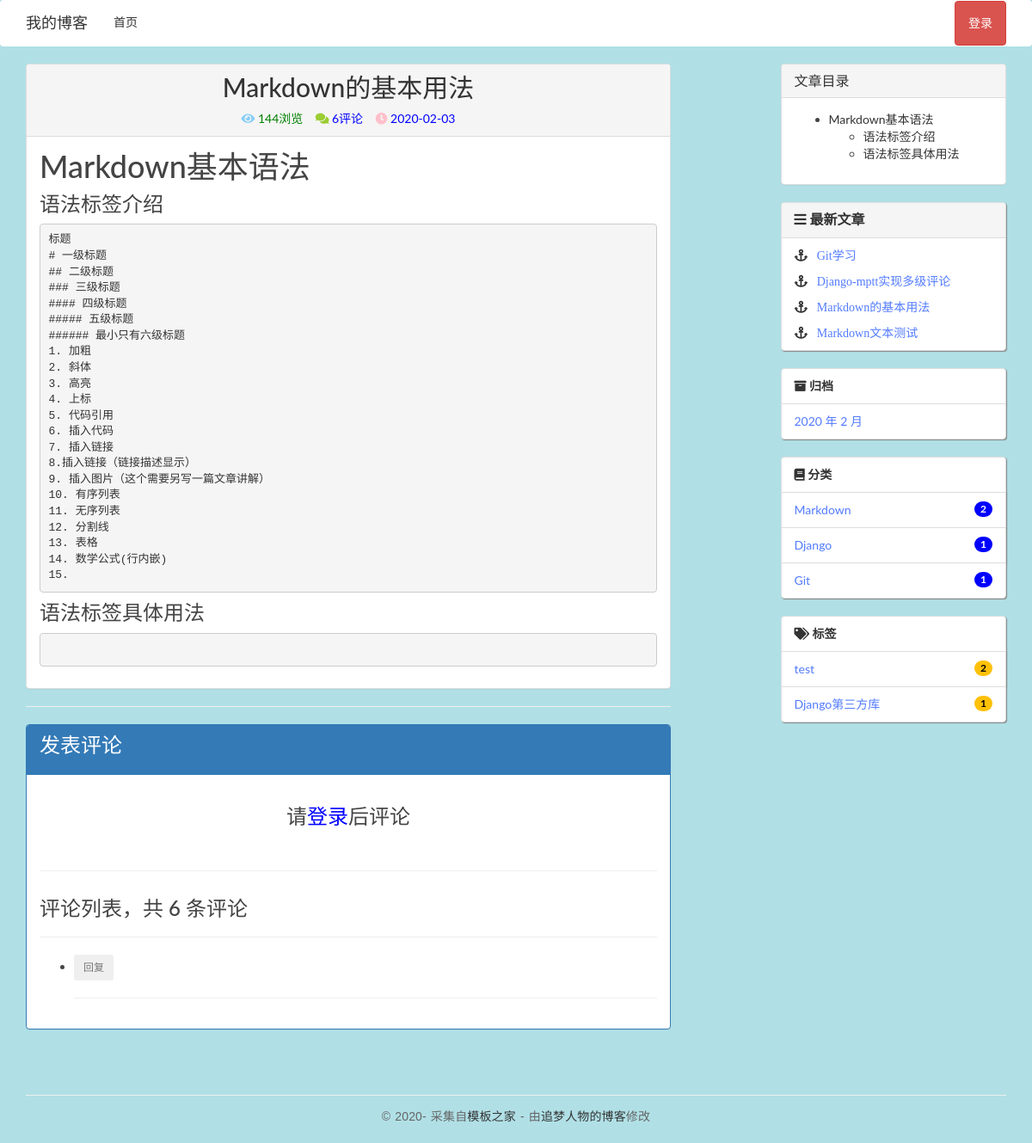
Page /posts/27 on the committed database.
### blog/models.py (models this page shows, shortened)
class Post(models.Model):
    title = models.CharField(max_length=70)
    body = models.TextField()  # textfield() 用来存储大段文本
    created_time = models.DateTimeField()
    modified_time = models.DateTimeField(blank=True)
    excerpt = models.CharField(max_length=200, blank=True)
    category = models.ForeignKey(Category, on_delete=models.CASCADE)
    tags = models.ManyToManyField(Tag, blank=True)
    author = models.ForeignKey(User, on_delete=models.CASCADE)
    page_views = models.PositiveIntegerField(default=0, editable=False)
    def get_absolute_url(self):
        return reverse('blog:detail', kwargs={'pk': self.pk})
    def increase_views(self):
        self.page_views += 1
        self.save(update_fields=['page_views'])

class Category(models.Model):
    name = models.CharField(max_length=100)

class Tag(models.Model):
    name = models.CharField(max_length=100)

### blog/views.py (the view)
# urls.py: path('posts/<int:pk>', views.detail, name='detail'),
def detail(request, pk):
    post = get_object_or_404(Post, pk=pk)
    post.increase_views()
    md = markdown.Markdown(extensions=[
        'markdown.extensions.extra',
        'markdown.extensions.codehilite',
        TocExtension(slugify=slugify),
    ])
    post.body = md.convert(post.body)
    m = re.search(r'<div class="toc">\s*<ul>(.*)</ul>\s*</div>', md.toc, re.S)
    post.toc = m.group(1) if m is not None else ''
    return render(request, 'blog/detail.html', context={'post': post})

### blog/templatetags/blog_extras.py (called while the page is built)
@register.inclusion_tag('blog/inclusions/_recent_posts.html', takes_context=True)
def show_recent_posts(context, num=5):
    return {
        'recent_post_list': Post.objects.all().order_by('-created_time')[:num],
    }

@register.inclusion_tag('blog/inclusions/_archives.html', takes_context=True)
def show_archives(context):
    return {
        'date_list': Post.objects.dates('created_time', 'month', order='DESC'),
    }

@register.inclusion_tag('blog/inclusions/_categories.html', takes_context=True)
def show_categories(context):
    category_list = Category.objects.annotate(num_posts=Count('post')).filter(num_posts__gt=0)
    return {
        'category_list': category_list,
    }

@register.inclusion_tag('blog/inclusions/_tags.html', takes_context=True)
def show_tags(context):
    tag_list = Tag.objects.annotate(num_posts=Count('post')).filter(num_posts__gt=0)
    return {
        'tag_list': tag_list,
    }

### comments/templatetags/comments_extras.py (called while the page is built)
@register.inclusion_tag('comments/inclusions/_list.html', takes_context=True)
def show_comments(context, post):
    comment_list = post.comment_set.all()
    comment_count = comment_list.count()
    return{
            'comment_count': comment_count,
            'comment_list': comment_list,
            'post': post,
    }

### templates/blog/detail.html (shortened to what this page needs)
{% extends 'base.html' %}
{% load comments_extras %}
{% load mptt_tags %}
             {% block main %}
                <div class="panel panel-default">
                    <div class="panel-heading">
                        <h2 style="text-align:center;">{{ post.title }}</h2>
                        <div style="text-align:center;">
                            <span style="color: green;">
								<i class="fas fa-eye" style="color: lightskyblue;"></i>
								{{ post.page_views }}浏览&nbsp;&nbsp;&nbsp;
							</span>
                            <span style="color: blue;">
								<i class="fas fa-comments" style="color: yellowgreen;"></i>
								{{ post.comment_set.count }}评论&nbsp;&nbsp;&nbsp;
							</span>
                            <span style="color: blue;">
									<i class="fas fa-clock" style="color: pink;"></i>
									{{ post.created_time|date:'Y-m-d' }}
							</span>
                        </div>
                    </div>
                    <div class="panel-body">
                        {{ post.body|safe }}
                    </div>
                </div>
                <hr>
                <div class="panel panel-primary">
                    <div class="panel-heading">
                        <h3>发表评论</h3>
                    </div>
                    <div class="panel-body">
                        {% if user.is_authenticated %}
                            {% show_comment_form post %}
                        {% else %}
                            <br>
                            <h3 align="center">
                                请<a href="http://127.0.0.1:8000/userprofile/login/" style="color:blue;">登录</a>后评论
                            </h3>
                            <br>
                        {% endif %}
                        <hr>
                            <div class="comment-list-panel">
                                {% show_comments post %}
                            </div>
                    </div>
                </div>
              {% endblock main %}
                {% block toc %}
                {% if post.toc %}
                <div class="panel panel-default">
                    <div class="panel-heading">
                        <h3 class="panel-title">文章目录</h3>
                    </div>
                    <div class="panel-body">
                        <ul>
                          {{ post.toc|safe }}
                        </ul>
                    </div>
                </div>
                  {% endif %}
                {% endblock toc %}

### templates/base.html (shortened to what this page needs)
{% load static %}
{% load blog_extras %}
<!DOCTYPE html>
<html lang="zh-cn">
	<head>
		<link href="https://cdn.bootcss.com/highlight.js/9.15.8/styles/github.min.css" rel="stylesheet">
		<link rel="stylesheet" href="http://code.ionicframework.com/ionicons/2.0.1/css/ionicons.min.css">
		<link rel="stylesheet" href="{% static 'blog/css/bootstrap.min.css' %}">
		<link rel="stylesheet" href="{% static 'blog/css/custom.css' %}">
		<link rel="stylesheet"
			  href="https://use.fontawesome.com/releases/v5.8.1/css/all.css"
		>
	</head>
	<body style="background:#B0E0E6">
	<nav class="navbar" style="background-color:white;">
		<div class ='container'>
			<div>
					<a href="{% url 'blog:index' %}" class="navbar-brand">
						我的博客
					</a>
			</div>
					<div class="collapse navbar-collapse"  id="example-navbar-collapse">
						<ul class="nav navbar-nav ">
							<li class="active">
								<a  href="{% url 'blog:index' %}" >首页</a>
							</li>
						</ul>
						{% if user.is_authenticated %}
							<div class="dropdown navbar-right">
								<button class="btn btn-danger dropdown-toggle" style="padding:15px;box-sizing:border-box;"
										type="button" data-toggle="dropdown"
										aria-haspopup="true" aria-expanded="false">
									{{ user.username }}
									<span class="caret"></span>
								</button>
								<ul class="dropdown-menu">
									<li><a href="{% url 'userprofile:logout' %}">退出登录</a></li>
								</ul>
						{% else %}
								<a class="btn btn-danger navbar-right" style="padding:15px;box-sizing:border-box;" href="{% url 'userprofile:user_login' %}" role="button">登录</a>
						{% endif %}
							</div>
					</div>
	</nav>
	<div class="content-body">
		<div class="container">
			<div class="row">
				<main class="col-md-8">
					{% block main %}
					{% endblock main %}
				</main>
				<div class="col-md-1"></div>
				<aside class="col-md-3">
					{% block toc %}
					{% endblock toc %}
					{% show_recent_posts %}
					{% show_archives %}
					{% show_categories %}
					{% show_tags %}
				</aside>
			</div>
		</div>
	</div>
	<footer id="site-footer">
		<div class="container">
			<div class="row">
				<div class="col-md-12">
					<p class="copyright">&copy 2020- 采集自<a href="http://www.cssmoban.com/"
															target="_blank" title="模板之家">模板之家</a>
						- 由<a href="http://zmrenwu.com/" title="网页模板" target="_blank">追梦人物的博客</a>修改
					</p>
				</div>
			</div>
		</div>
	</footer>
	</body>
</html>

### templates/comments/inclusions/_list.html (shortened to what this page needs)
{% load mptt_tags %}
<h3>评论列表，共 <span>{{ comment_count }}</span> 条评论</h3>
<hr>
<ul>
    {% recursetree comment_list %}
        {% with comment=node %}
        <li>
            <div>
                    <button type="button"
                            class="btn btn-light btn-sm text-muted"
                            onclick="load_modal({{ post.id }}, {{ comment.id }})"
                            >
                        回复
                    </button>
                </div>
            <hr>
        </li>
    {% endwith %}
    {% endrecursetree %}
</ul>

### templates/blog/inclusions/_recent_posts.html (shortened to what this page needs)
   <div class="panel panel-default" style="box-shadow: 1px 1px 1px #888888;">
    <div class="panel-heading">
        <h3 class="panel-title fas fa-bars">&nbsp;最新文章</h3>
    </div>
    <table class="table">
        {% for post in recent_post_list %}
        <tr >
            <a  href="{{ post.get_absolute_url }}" style="padding-left:15px;" class="fas fa-anchor  ">
                <b style="color:#527BFF;" >&nbsp;&nbsp;{{ post.title }}<b>
            </a>
        </tr>
        {% empty %}
        暂无标签！
      {% endfor %}
    </table>
   </div>

### templates/blog/inclusions/_archives.html
     <ul class="list-group">
        <li class="list-group-item" style="box-shadow: 1px 1px 1px #888888;">
          <a href="/category_name" class="fas fa-archive"> 归档</a>
        </li>
      {% for date in date_list %}
        <li class="list-group-item" style="box-shadow: 1px 1px 1px #888888;">
          <a  href="{% url 'blog:archive' date.year date.month %}" style="color:#527BFF;">{{ date.year }} 年 {{ date.month }} 月
          </a>
        </li>
       {% empty %}
        暂无标签！
      {% endfor %}
    </ul>

### templates/blog/inclusions/_categories.html
    <ul class="list-group">
        <li class="list-group-item" style="box-shadow: 1px 1px 1px #888888;">
          <a href="/category_name" class="my-fa fa fa-book"> 分类</a>
        </li>
      {% for category in category_list %}
        <li class="list-group-item" style="box-shadow: 1px 1px 1px #888888;">
          <a href="{% url 'blog:category' category.pk %}" style="color:#527BFF;">
            {{ category.name }}&nbsp;&nbsp;&nbsp;&nbsp;&nbsp;&nbsp;
          </a>
          <span class="badge" style="background-color:blue;">
              {{ category.num_posts }}
          </span>
        </li>
      {% empty %}
        暂无分类！
      {% endfor %}
    </ul>

### templates/blog/inclusions/_tags.html
     <ul class="list-group">
        <li class="list-group-item" style="box-shadow: 1px 1px 1px #888888;">
          <a href="/category_name" class="fas fa-tags"> 标签</a>
        </li>
      {% for tag in tag_list %}
        <li class="list-group-item" style="box-shadow: 1px 1px 1px #888888;">
          <a  href="{% url 'blog:tag' tag.pk %}" style="color:#527BFF;">
              {{ tag.name }}&nbsp;&nbsp;&nbsp;&nbsp;&nbsp;&nbsp;
          </a>
            <span class="badge" style="background-color:#FFC107;color:black;">
              {{ tag.num_posts }}
            </span>
        </li>
       {% empty %}
        暂无标签！
      {% endfor %}
    </ul>

### blog/static/blog/css/custom.css (style rules this page uses)
* { outline: none; }
h1, h2, h3, h4, h5, h6 { margin-top: 0; }
b { font-weight: 400; }
a { color: #333; }
body { color: #444; font-family: 'Lato', sans-serif; }
p { font-family: 'Ubuntu', sans-serif; font-weight: 400; word-spacing: 1px; letter-spacing: 0.01em; }
.content-body { padding-bottom: 4em; }
#site-footer { padding-top: 10px; padding: 0 0 1.5em 0; }
.copyright { text-align: center; padding-top: 1em; margin: 0; border-top: 1px solid #eee; color: #666; }
.comment-list-panel { margin-top: 30px; }

### templates/base.html (style rules this page uses)
.codehilite { padding: 0; }

### rows in the picture
Post: title "Markdown的基本用法", page_views "144", comment_set.count "6", created_time "2020-02-03", body "Markdown基本语法 语法标签介绍 标题 # 一级标题 ## 二级标题 ### 三级标题 #### 四级标题 ##### 五级标题 ###### 最小只有六级标题 1. 加粗 2. 斜体 3. 高亮 4. 上标 5. 代码引用 6. 插入代码 7. 插入链接 8.插入链接（链接描述显示） 9. 插入图片（这个需要另写一篇文章讲解） 10. 有序列表 11. 无序列表 12. 分割线 13. 表格 14. 数学公式(行内嵌) 15. 语法标签具体用法", toc "Markdown基本语法 语法标签介绍 语法标签具体用法"
Post: title "Git学习"
Post: title "Django-mptt实现多级评论"
Post: title "Markdown文本测试"
Category: name "Markdown", num_posts "2"
Category: name "Django", num_posts "1"
Category: name "Git", num_posts "1"
Tag: name "test", num_posts "2"
Tag: name "Django第三方库", num_posts "1"

### other values in the picture
{{ comment_count }} "6"
{{ date.year }} "2020"
{{ date.month }} "2"
